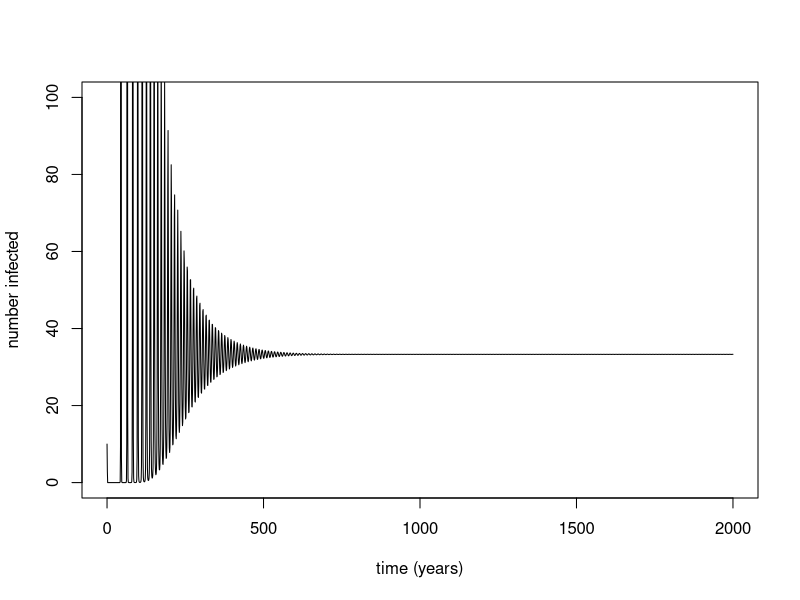

R code for this plot:
rm(list=ls())

# Set up initial condition
N0 <- 1000000  # total population
In0 <- 10  # initial infectives
S0 <- N0-In0  # initially, everyone else is susceptible
R0 <- 0  # initially, nobody has recovered
IC <- c(S=S0, In=In0, R=R0)

tmax = 2000  # number of years to run

# Parameter values (units:  per year)
parameters <- c(d=0.02, # per capita birth and death rate
  b=120, # infection transmission rate
r=100 # recovery rate
)

# Define the epidemic model
epimodel<-function(t, state, parameters) {
  with(as.list(c(state, parameters)),{
    N <- S+In+R
    # rate of change
    dS <- d*N - b*S*In/N - d*S
    dIn <- b*S*In/N - r*In - d*In
    dR <- r*In - d*R
    
    # return the rate of change
    list(c(dS, dIn, dR))
  }) # end with(as.list ...
}

times <- seq(0, tmax, by = 1)  # times to solve the system for

library(deSolve)
# Solve the system
traj <- ode(y = IC, times = times, func = epimodel, parms = parameters,
            atol = 1e-7, rtol = 1e-5)
traj <- as.data.frame(traj)

plot(traj$time, traj$In, type="l", 
     xlab="time (years)", ylab="number infected",
     ylim=c(0,100))
     
